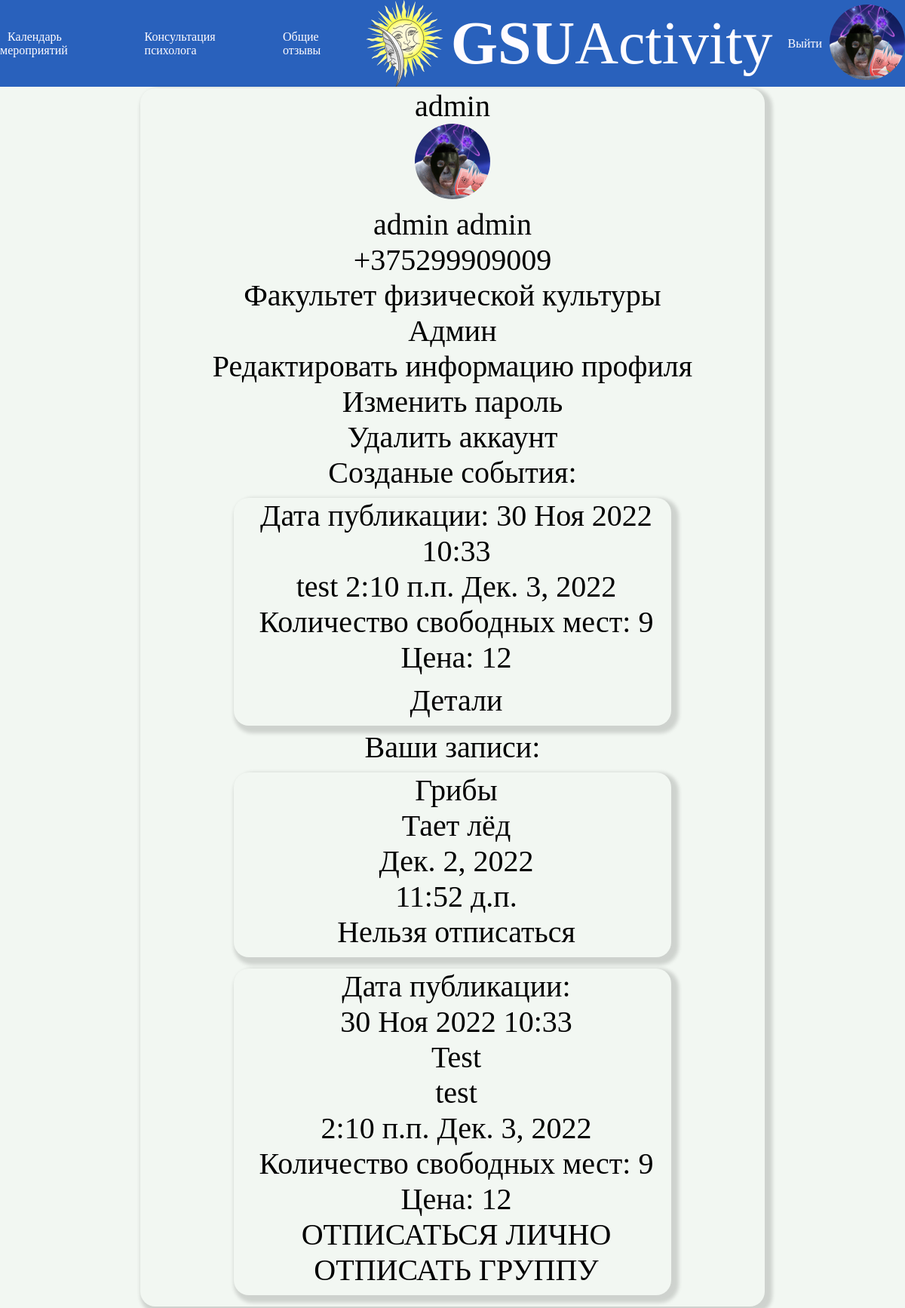
Page /profile/ (signed in) on the earlier database version.
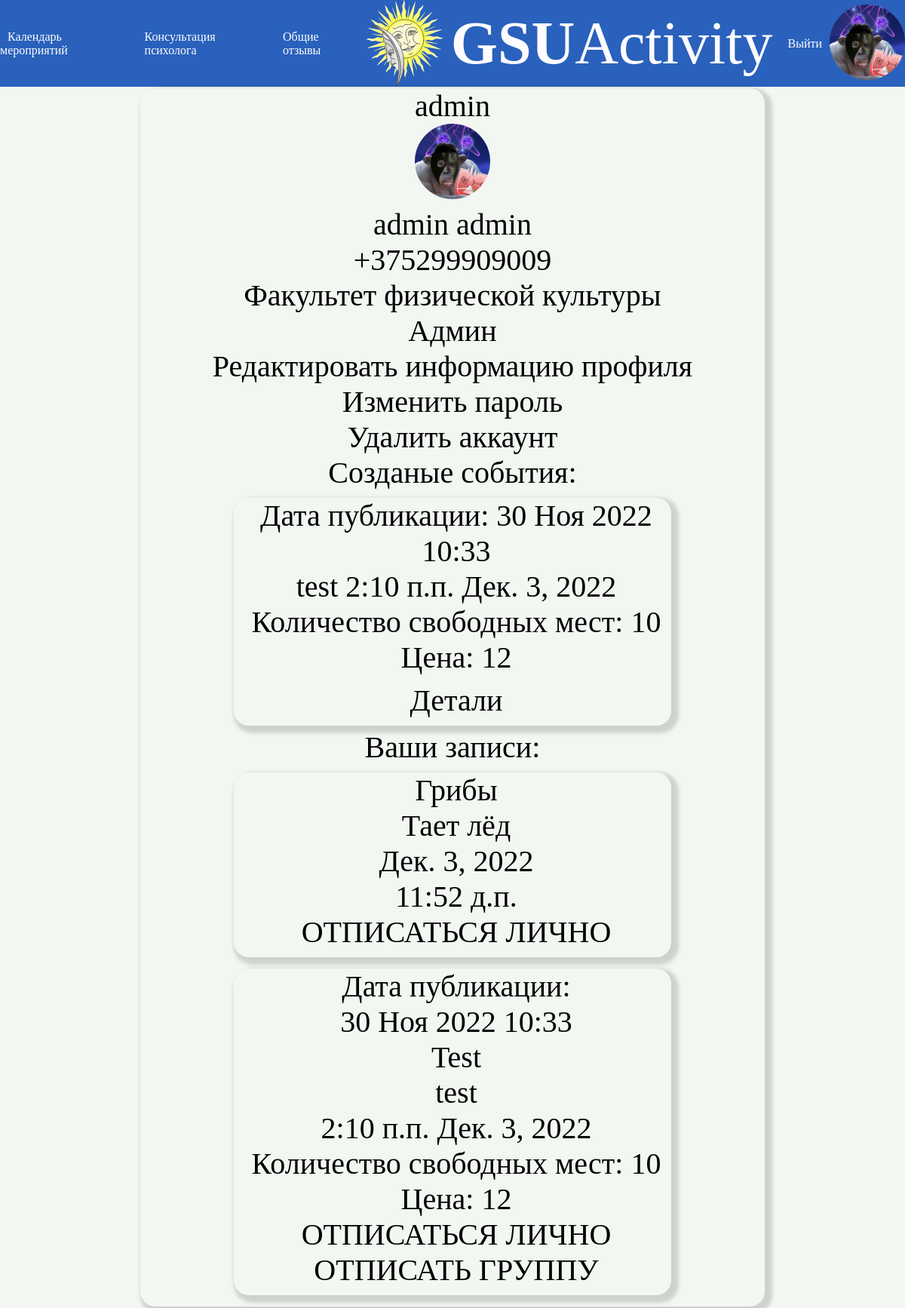
Same page on the later database version.
### news/models.py (models this page shows, shortened)
class Post(models.Model):
    tag = (
        ('cult','Культурно-досуговая деятельность'),
        ('sport','Спортивная деятельность'),
        ('mass','Массовые мероприятия и выставки'),
        ('trud','Трудовая и волонтерская деятельность'),
        )
    name = models.CharField(null=True, blank=False,max_length=100,verbose_name='Заголовок')
    content = models.TextField(null=True, blank=False,verbose_name='Контент')
    image = models.ImageField(upload_to='image/%Y/%m/%d/', blank=True, null=True,verbose_name='Изображение')
    file = models.FileField(upload_to='files/%Y/%m/%d/', blank=True, null=True,verbose_name='Приклепленные файлы')
    video = models.FileField(upload_to='video/%Y/%m/%d/', blank=True, null=True,verbose_name='Видео')
    audio = models.FileField(upload_to='audio/%Y/%m/%d/', blank=True, null=True,verbose_name='Аудио')
    author = models.ForeignKey(AdvUser, on_delete=models.CASCADE, null=True,verbose_name='Автор')
    pubdate = models.DateTimeField(auto_now_add=True, db_index=True, verbose_name='Дата публикации')
    eventtime = models.TimeField(db_index=True,null=True,blank=False,verbose_name='Время')
    eventdate = models.DateField(db_index=True,null=True,blank=False,verbose_name='Дата')
    stoim = models.CharField(null = True, blank = False, max_length=10,verbose_name='Стоимость')
    mesta = models.IntegerField(null = True, blank = False,default=2,validators=[MinValueValidator(0)],verbose_name='Количество мест')
    tags = models.CharField( blank = False,choices=tag, max_length=50,verbose_name='Тэг')
    zapisi = models.ManyToManyField(AdvUser, related_name='Записаные',blank=True,verbose_name='Записаные')
    class Meta:
        verbose_name_plural = 'События'
        verbose_name = 'Событие'
        ordering = ['eventdate']

class Event(models.Model):
    eventtime = models.TimeField(db_index=True,null=True,blank=False,verbose_name='Время')
    eventdate = models.DateField(db_index=True,null=True,blank=False,verbose_name='Дата')
    zan = models.BooleanField(default=False, db_index=True,verbose_name='Занято')
    zapisi = models.ManyToManyField(AdvUser, related_name='Записи',blank=True,verbose_name='Записаные')
    group = models.BooleanField(default=False, db_index=True,verbose_name='Групповая')
    class Meta:
        verbose_name_plural = 'Время и дата выставки'
        verbose_name = 'Время и дата выставки'

class Vist(models.Model):
    name = models.CharField(null=True, blank=False,max_length=100,verbose_name='Название')
    content = models.TextField(null=True, blank=False,verbose_name='Контент')
    image = models.ImageField(upload_to='image/%Y/%m/%d/', blank=True, null=True,verbose_name='Изображение')
    file = models.FileField(upload_to='files/%Y/%m/%d/', blank=True, null=True,verbose_name='Приклепленные файлы')
    video = models.FileField(upload_to='video/%Y/%m/%d/', blank=True, null=True,verbose_name='Видео')
    audio = models.FileField(upload_to='audio/%Y/%m/%d/', blank=True, null=True,verbose_name='Аудио')
    author = models.ForeignKey(AdvUser, on_delete=models.CASCADE, null=True,verbose_name='Автор')
    pubdate = models.DateTimeField(auto_now_add=True, db_index=True, verbose_name='Дата публикации')
    stoim = models.CharField(null = True, blank = False, max_length=10,verbose_name='Стоимость')
    event = models.ManyToManyField(Event,related_name='Даты',blank=True,verbose_name='Время и дата')
    class Meta:
        verbose_name_plural = 'Выставки'
        verbose_name = 'Выставка'
        ordering = ['pubdate']

### news/views.py (the view)
# urls.py: path('profile/', profile, name='profile'),
@login_required
def profile(request):
    posts = Post.objects.filter(zapisi=request.user.id)
    vists = Vist.objects.all()
    events = Event.objects.filter(zapisi=request.user.id)
    your_posts = Post.objects.filter(author=request.user.pk)
    a = date.today()
    b = a + timedelta(days=1)
    return render(request, 'news/profile.html', {'vists': vists,'posts': posts,'your_posts':your_posts,'a':a,'b':b,'events':events})

### news/templates/news/profile.html (shortened to what this page needs)
{% extends "layout/basic.html" %}
{% block content %}
<div class="profile">
	<div>
		{{user.username }}<br>
		{% if user.avatar %}
	      <img class="avatar" src="{{ user.avatar.url }}"><br>
	    {% else %}
	      <img class="avatar" src="\static\news\user.png"><br>
	    {% endif %}
		<div>{{user.first_name}} {{user.last_name}}</div>
		{{user.phone_num}}<br>
		{% if user.faculty %}
		<div>{{user.get_faculty_display}}</div>
		{% endif %}
		{% if user.group %}
		<div>{{user.group}}</div>
		{% endif %}
		<a href="{% url 'news:profile_change' %}"  class="post_link">Редактировать информацию профиля</a><br>
		<a href="{% url 'news:password_change' %}"  class="post_link">Изменить пароль</a><br>
		<a href="{% url 'news:profile_delete' %}"  class="post_link">Удалить аккаунт</a><br>
	</div>
		{% if user.is_superuser == 1 %}
		Созданые события:<br>
			{% if your_posts %}
			{% for post in your_posts %}
				{% if a <  post.eventdate  %}
				<div class="post">
				<div class="post-content">
							Дата публикации: {{ post.pubdate|date:"d M Y H:i" }}<br>
							{{ post.content}}  {{ post.eventtime }} {{ post.eventdate }}<br>
							Количество свободных мест: {{ post.mesta }}<br>
							Цена: {{ post.stoim }}<br>
						</div>
						<div class="post-author-b">
					<a href="{% url 'news:detail' pk=post.pk %}" class="post_link">Детали</a>
				</div>
					</div>
					{% endif %}
			{% endfor %}
			{% endif %}
			{% endif %}
		Ваши записи:<br>
		{% if posts or events%}
			{% for event in events %}
				{% if a <  event.eventdate  %}
				{% for vist in vists %}
					{% if event in vist.event.all %}
					<div class="post">
						<div class="post-content">
							{{ vist.name}}<br>{{ vist.content}}<br>
								{{ event.eventdate }}<br>
								{{ event.eventtime }}<br>
								{% if b >= event.eventdate %}
									Нельзя отписаться<br>
								{% else %}
									{% if event.group == False %}
										<a href="{% url 'news:otpisv' pk1=vist.id pk2=event.id %}" class="post_link">ОТПИСАТЬСЯ ЛИЧНО</a><br>
									{% else %}
										<a href="{% url 'news:otpisgv' pk1=vist.id pk2=event.id %}" class="post_link">ОТПИСАТЬ ГРУППУ</a><br>
									{% endif %}
								{% endif %}
						</div>
					</div>
				{% endif %}
				{% endfor %}
				{% endif %}
			{% endfor %}
			{% for post in posts %}
				{% if a <  post.eventdate  %}
					<div class="post">
						<div class="post-content">
							Дата публикации:<br>{{ post.pubdate|date:"d M Y H:i" }}<br>
							{{ post.name}}<br>{{ post.content}}<br>{{ post.eventtime }} {{ post.eventdate }}<br>
							Количество свободных мест: {{ post.mesta }}<br>
							Цена: {{ post.stoim }}<br>
							{% if b == post.eventdate %}
								Нельзя отписаться<br>
							{% else %}
								<a href="{% url 'news:otpis' pk=post.pk %}" class="post_link">ОТПИСАТЬСЯ ЛИЧНО</a><br>
								<a href="{% url 'news:otpisg' pk=post.pk %}" class="post_link">ОТПИСАТЬ ГРУППУ</a><br>
							{% endif %}
						</div>
					</div>
			{% endif  %}
			{% endfor %}
		{% else %}
			Записей нет
		{% endif %}
</div>
{% endblock %}

Differences in the rows shown:
changed Post "test": mesta "9" → "10"
changed Event: eventdate "Дек. 2, 2022" → "Дек. 3, 2022"
computed for Vist "Грибы": text "Нельзя отписаться" → "ОТПИСАТЬСЯ ЛИЧНО"
